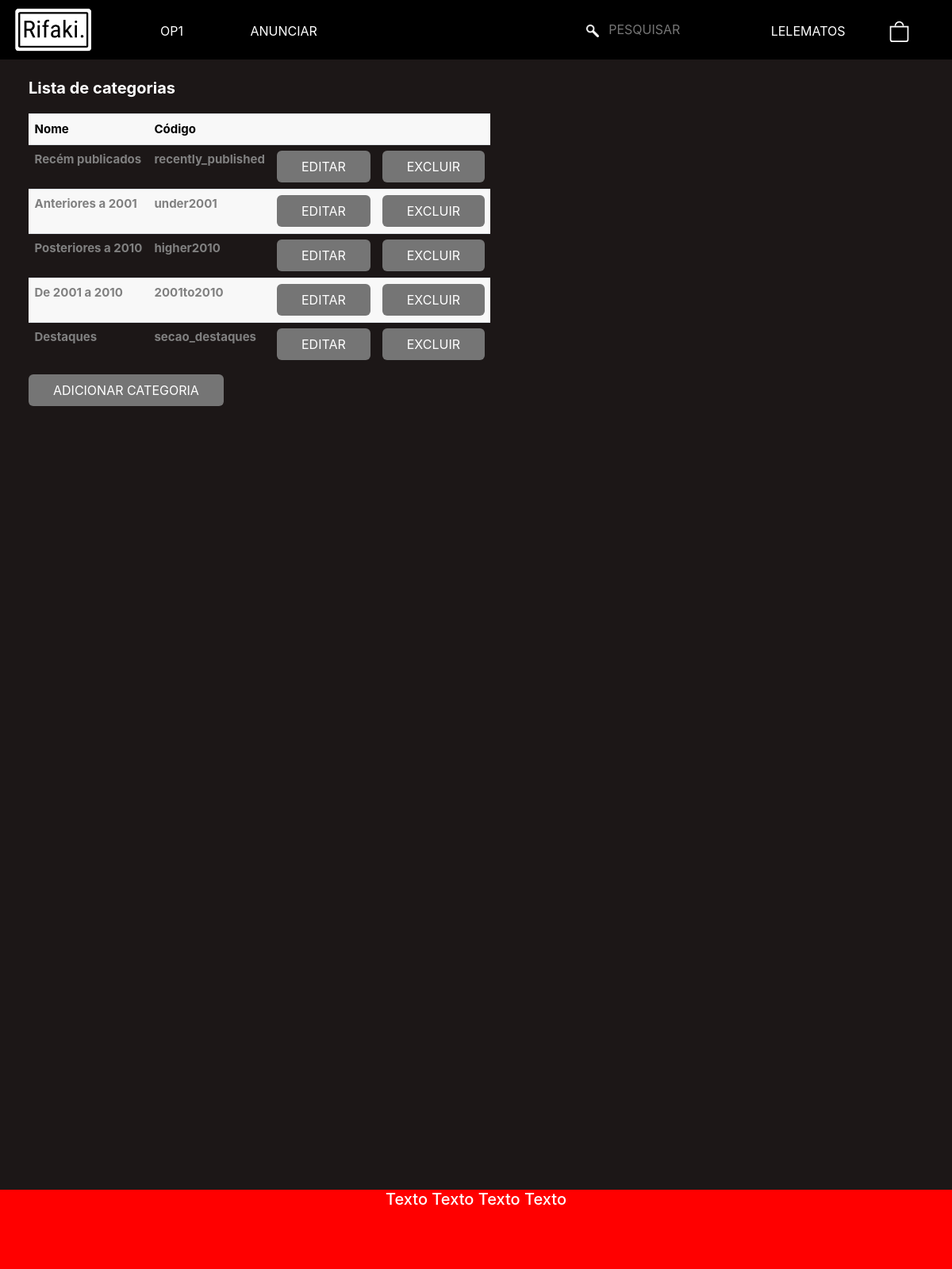
Page /cadastro/categorias/list/ (signed in) on the committed database.
### cadastro/models.py (models this page shows, shortened)
class Categoria(models.Model):
    nome = models.CharField(max_length=40)
    nome_apresentavel = models.CharField(max_length=40)
    data_de_criacao = models.DateTimeField()
    index = models.IntegerField(default=0)
    criador = models.ForeignKey(User, on_delete=models.CASCADE)

### cadastro/views.py (the view)
# urls.py: path('categorias/list/', views.view_categorias, name='view_categorias'),
def view_categorias(request):
    if request.user.is_superuser:
        lista_categorias_existentes = Categoria.objects.all()
        return render(request, 'cadastro/view_pages/view_categorias.html', {'lista_categorias_existentes': lista_categorias_existentes})
    else:
        return redirect('/')

### cadastro/templates/cadastro/view_pages/view_categorias.html (shortened to what this page needs)
{% extends 'teste_rifaki/html/base.html' %}   {% load static %}
{% load crispy_forms_tags %}
{% block head %}
    <link rel="stylesheet" type="text/css" href="{% static 'cadastro/styles/form-style.css' %}">
{% endblock head %}
{% block main %}
    <div id="main" class="user">
{% endblock main %}
{% block content %}
    <div class='sec-form uk-position-top-left'>
        <h2>Lista de categorias</h2>
         <table class="uk-table uk-table-striped table">
            <tbody class='informacoes-user' style='list-style:none;'>
                <tr>
                    <td class='row-titulo-base'>Nome</td>
                    <td class='row-titulo-base'>Código</td>
                    <td class='row-titulo-base' ></td>
                    <td class='row-titulo-base' ></td>
                </tr>
                {% for categoria in lista_categorias_existentes %}
                    <tr>
                        <td class='item-info' style='color:grey; font-weight:700;'>{{categoria.nome_apresentavel}}</td>
                        <td class='item-info' style='color:grey; font-weight:700;'>{{categoria.nome}}</td>
                        <td><button type="submit" id='btn-excluir' class="btn-ver-carrinho uk-button uk-button-primary"><a href='{{categoria.id}}/edit' class='nome uk-text-uppercase' style='text-decoration:none;color:white;'>Editar</a></button></td>
                        <td><button type="submit" id='btn-excluir' class="btn-ver-carrinho uk-button uk-button-primary"><a href='{{categoria.id}}/delete' class='nome uk-text-uppercase' style='text-decoration:none;color:white;'>Excluir</a></button></td>
                    </tr>
                {% endfor %}
            </tbody>
        </table>
        <button type="submit" id='btn-excluir' class="btn-ver-carrinho uk-button uk-button-primary"><a href={% url 'cadastro:cria_categoria' %} class='nome uk-text-uppercase' style='text-decoration:none;color:white;'>Adicionar categoria</a></button>
    </div>
{% endblock  %}

### teste_rifaki/templates/teste_rifaki/html/base.html (shortened to what this page needs)
 {% load static %}<!DOCTYPE html>
 <html>
    <head>
        <link rel="stylesheet" type="text/css" href="{% static 'teste_rifaki/styles/uikit/css/uikit.min.css' %}" />
        {% block head %}
        {% endblock head %}
        <link rel="stylesheet" href="https://maxcdn.bootstrapcdn.com/bootstrap/4.0.0/css/bootstrap.min.css">
        <link rel="stylesheet" type="text/css" href="{% static 'teste_rifaki/styles/base.css' %}">
    </head>
    <body>
        <main id='container' class='container' role='main'>
            {% block main %}
            {% endblock main %}
                <header>
                    <nav class="navbar-principal fixed-top">
                        <ul class="itens-navbar-meu">
                            <li class="navbar-logo">
                                    <a href="{% url 'teste_rifaki:index' %}">
                                        <img class="logo-img" src="{% static 'teste_rifaki/imagens/Capturar.png' %}" >
                                    </a>
                                </li>
                                <li class="itens-esquerda">
                                    <ul>
                                        <button class="uk-button uk-button-default" type="button"> <a class="uk-text-uppercase" href="{% url 'teste_rifaki:index' %}">op1</a></button>
                                        {% if  user.is_authenticated %}
                                            <button class="uk-button uk-button-default" type="button"> <a class="uk-text-uppercase" href="{% url 'cadastro:cadastro_anuncio' %}">anunciar</a></button>
                                        {% else %}
                                            <button class="uk-button uk-button-default" type="button"> <a class="uk-text-uppercase" href="/login">anunciar</a></button>
                                        {% endif %}
                                    </ul>
                                </li>
                            <li class="itens-direita">
                                <ul>
                                    <li class="barra-pesquisa">
                                        <form method='get'>
                                            <input type="text"  placeholder="PESQUISAR" name='q' style='font-size = 1.6rem' value={{query}}>
                                        </form>
                                    </li>
                                    {% if  user.is_authenticated %}
                                        <button class="uk-button uk-button-default" type="button"><a class="uk-text-uppercase" href="">{{ user.get_username }}</a></button>
                                        {% if itens_no_carrinho %}
                                        <li class='meu-carrinho-icon'>
                                            <button type='button' href="{% url 'compras:view_carrinho' %}">
                                                <a href="{% url 'compras:view_carrinho' %}">
                                                    <svg class="bi bi-bag-fill" viewBox="0 0 16 16" fill="white" xmlns="http://www.w3.org/2000/svg">
                                                        <path d="M1 4h14v10a2 2 0 0 1-2 2H3a2 2 0 0 1-2-2V4zm7-2.5A2.5 2.5 0 0 0 5.5 4h-1a3.5 3.5 0 1 1 7 0h-1A2.5 2.5 0 0 0 8 1.5z"/>
                                                    </svg>
                                                </a>
                                            </button>
                                            <div uk-dropdown="pos: bottom-justify" class='dropdown-carrinho'>
                                                <ul class="uk-nav uk-dropdown-nav uk-dropdown-nav-carrinho">
                                                    <li>
                                                        <table class="uk-table table">
                                                            <tbody class='informacoes-user' style='list-style:none;'>
                                                                {% if itens_no_carrinho %}
                                                                    <tr class='table-carrinho-row'>
                                                                        <td class='row-titulo-base'>Título</td>
                                                                        <td class='row-titulo-base'>Número</td>
                                                                        <td class='row-titulo-base'>Preço</td>
                                                                    </tr>
                                                                    {% for item in itens_no_carrinho %}
                                                                        <tr class='table-carrinho-row'>
                                                                            <td class='item-info uk-text-capfirst' >{{item.anuncio_escolhido.titulo_anuncio}}</td>
                                                                            <td class='item-info uk-text-capfirst' >{{item.numero_escolhido}}</td>
                                                                            <td class='item-info uk-text-capfirst' >R${{item.anuncio_escolhido.preco}}</td>
                                                                        </tr>
                                                                    {% endfor %}
                                                                {% else %}
                                                                    <tr>
                                                                        <td class='item-info'>Seu carrinho está vazio, aproveite para testar sua sorte, corra e garanta já seus números!</td>
                                                                    </tr>
                                                                {% endif %}
                                                            </tbody>
                                                        </table>
                                                    </li>
                                                    <li class='container-btn-ver'>
                                                        <button id='btn-ver-carrinho' class="btn-ver-carrinho uk-button uk-button-primary"><a class='texto-btn-ver-carrinho' href="{% url 'compras:view_carrinho' %}" class='texto-btn-excluir'>Ver meu carrinho</a></button>
                                                    </li>
                                                </ul>
                                            </div>
                                        </li>
                                        {% else %}
                                        <li class='meu-carrinho-icon'>
                                            <button type='button'>
                                                <a href="{% url 'compras:view_carrinho' %}">
                                                    <svg class="bi bi-bag " viewBox="0 0 16 16" fill="white" xmlns="http://www.w3.org/2000/svg">
                                                        <path fill-rule="evenodd" d="M14 5H2v9a1 1 0 0 0 1 1h10a1 1 0 0 0 1-1V5zM1 4v10a2 2 0 0 0 2 2h10a2 2 0 0 0 2-2V4H1z"/>
                                                        <path d="M8 1.5A2.5 2.5 0 0 0 5.5 4h-1a3.5 3.5 0 1 1 7 0h-1A2.5 2.5 0 0 0 8 1.5z"/>
                                                    </svg>
                                                </a>
                                            </button>
                                        </li>
                                        {% endif %}
                                    {% else %}
                                        <button class="uk-button uk-button-default" type="button"><a class="uk-text-uppercase" href="/login">Login</a></button>
                                    {% endif %}
                                </ul>
                            </li>
                        </ul>
                    </nav>
                </header>
                <div class="page-content">
                    {% block content %}
                    {% endblock content %}
                </div>
        </main>
        <footer class="footer" id='footer'>
            <div class='container '>
                <h2> Texto Texto Texto Texto </h2>
            </div>
        </footer>
    </body>
</html>

### cadastro/static/cadastro/styles/form-style.css (style rules this page uses)
.sec-form { height: auto; width: auto; position: realtive; padding-top: 2%; padding-left: 3%; }
.uk-button { font-size: 1.6rem !important; text-transform: capitalize !important; border-radius: 6px; }
input { font-size: 1.6rem !important; }
.page-content .sec-form h2 { color: white !important; font-weight: bold; }
.user { height: 1300px; }

### teste_rifaki/static/teste_rifaki/styles/base.css (style rules this page uses)
* { margin: 0; padding: 0; }
html { background-color: #1c1717; position: relative; min-height: 100%; overflow-x: hidden; }
body { height: 100%; background-color: #1c1717; margin-bottom: 300px; width: 100vw; }
.container { width: 100vw; min-width: 100% !important; padding: 0px; margin: 0px; }
.footer { position: absolute; background-color: red; color: white; height: 100px; text-align: center; line-height: 100px; bottom: 0; margin-top: 0px; width: 100vw; }
.page-content { position: relative; top: 75px; }
.navbar-principal { width: 100%; background-color: #000; height: 75px; }
.fixed-top { position: fixed; top: 0; right: 0; left: 0; z-index: 1030; }
.navbar-logo { position: relative; float: left; height: 75px; }
.logo-img { width: 110px; height: 63px; margin-top: 7px; }
.itens-navbar-meu { margin-left: -38px; width: 100%; height: 100%; }
.itens-navbar-meu li { font-size: 1.6rem; display: inline-block; list-style: none; }
.itens-navbar-meu li a { text-decoration: none; color: #fff; margin-left: 20px; font-size: 1.6rem; }
.itens-navbar-meu .itens-esquerda { width: 40%; margin-top: 20px; float: initial; position: relative; }
.itens-navbar-meu .itens-direita { float: right; margin-top: 20px; position: relative; margin-right: 15px; }
.itens-direita ul li input { height: 30px; background: none; border: none; font-size: 1.6rem; width: 210px; padding-left: 60px; background-image: url('/static/teste_rifaki/imagens/lupa.png'); background-repeat: no-repeat; background-position: 10%; background-size: 16px 16px; background-position-x: 32px; background-position-y: 8.5px; color: #fff; }
.meu-carrinho-icon button { background-color: transparent; border: none; }
.meu-carrinho-icon button svg { width: 2.7rem; height: 2.7rem; }
.row-titulo-base { color: black; font-weight: bold; font-size: 1.5rem; }
.item-info { color: black; font-size: 1.5rem; text-transform: none !important; }
.btn-ver-carrinho { height: 25%; background-color: #757575 !important; border-radius: 6px; }
.barra-pesquisa { font-size: 1.6rem; font-weight: 0.7px; padding-bottom: 5px; }
@media (min-width:1038px) { .navbar-principal { visibility: visible; } }
@media (min-width:1038px) { .footer { visibility: visible; } }

### rows in the picture
Categoria: nome_apresentavel "Recém publicados", nome "recently_published"
Categoria: nome_apresentavel "Anteriores a 2001", nome "under2001"
Categoria: nome_apresentavel "Posteriores a 2010", nome "higher2010"
Categoria: nome_apresentavel "De 2001 a 2010", nome "2001to2010"
Categoria: nome_apresentavel "Destaques", nome "secao_destaques"

### other values in the picture
{{ user.get_username }} "LELEMATOS"
